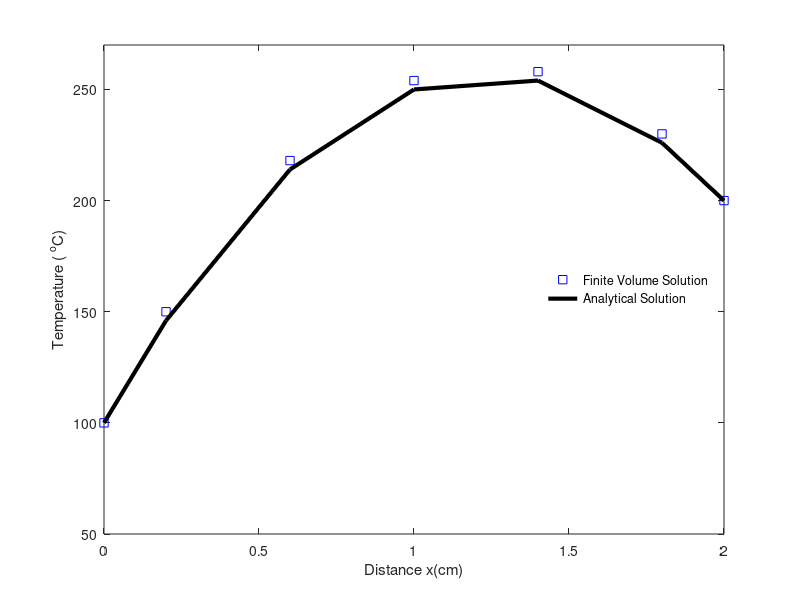

MATLAB code for this plot:
clc
clear all
close all

% Parameters 
 k = 0.5;                                     % Thermal conductivity(W/m-k)
 A = 1;                                       % Area(m^2)
 n = 7;                                       % Total number of nodes;
 l = 0.02;                                    % Length of a rod(m)   
 dx = 0.004;                                  % Spatial step
 q = 1000*1000;                               % Volumetric heat generation rate(W/m^3)
 TA = 100;                                    % Temperature at A in degree celsius
 TB = 200;                                    % Temperature at B in degree celsius
 
 % Discretization 
 x(1) = 0;
 x(n) = l;
 for i = 2:n-1
     if i == 2
         x(i) = x(1)+dx/2;
     else
         x(i) = x(2)+(i-2)*dx;
     end
 end
 
%  Boundary Condition
T(1) = TA;
T(n) = TB;

% Initialization
for i = 2:n-1
    T(i) = 100;
end
 
 for i = 2:n-1
%      equation 2.32
     if i == 2
         AW(i) = 0;
         AE(i) = k*A/dx;
         SU(i) = q*A*dx+2*k*A/dx*T(i-1);
         SP(i) = -2*k*A/dx;
         AP(i) = AE(i)+AW(i)-SP(i);
%       equation 2.35
     elseif i == n-1
         AW(i) = k*A/dx;
         AE(i) = 0;
         SU(i) = q*A*dx+2*k*A/dx*T(i+1);
         SP(i) = -2*k*A/dx;
         AP(i) = AE(i)+AW(i)-SP(i);
%       equation 2.27
      else
         AW(i) = k*A/dx;
         AE(i) = k*A/dx;
         SU(i) = q*A*dx;
         SP(i) = 0;
         AP(i) = AE(i)+AW(i)-SP(i);
     end
 end
 
 %TriDiagonal Matrix Algorithm (TDMA) or Thomas Algorithm
% a_i*T_i = b_i*T_(i+1) + c_i*T_(i-1) + d_i
% a,b,c,d are input vectors. T is the solution, also a vector.

% Performs Gauss elimination
for i = 2:n-1
    a = AP(i);
    b = AE(i);
    c = AW(i);
    d = SU(i);
    if i == 2
        P(i) = b/a;
        Q(i) = (d+c*T(1))/a;
    else
        P(i) = b/(a-c*P(i-1));
        Q(i) = (d+c*Q(i-1))/(a-c*P(i-1));
    end
    
end

FCmax = 0.1;
Errormax = 10^-4;
nIter = 0;
% Backward substitution
while FCmax>Errormax
    nIter = nIter+1
    Told = T;
    for i = n-1:-1:2
            T(i) = P(i)*T(i+1)+Q(i);
    end
    for i = 2:n-1
        FC(i) = (T(i)-Told(i))/Told(i);
    end
    FCmax = max(FC)
end

% Print AW,AE,AP,SU,SP
fprintf('Node    AW      AE        SU        SP        AP\n')
for i = 2:n-1
    fprintf('%d%10.2f%10.2f%10.2f%10.2f%10.2f\n',i,AW(i),AE(i),SU(i),SP(i),AP(i));
end
    
T_exact(1) = TA;
T_exact(n) = TB;
% Exact Solution
% T = [(TB-TA)/L+q/2k(L-x)]x+TA
for i = 2:n-1
    T1 = (TB-TA)/l;
    T2 = (l-x(i))*q/(2*k);
    T_exact(i) = (T1+T2)*x(i)+TA;
end

% Comparison between finite volume solution and the exact solution
for i = 2:n-1
    Error_perc(i) = ((T(i)-T_exact(i))/T_exact(i))*100;
end
 plot(x*100,T,'sb')
 hold on
 plot(x*100,T_exact,'k-','LineWidth',3)
 axis([0 2 50 270])
 xlabel('Distance x(cm)')
 ylabel('Temperature ( ^{o}C)')
legend('Finite Volume Solution','Analytical Solution','Location','East')
legend boxoff

 